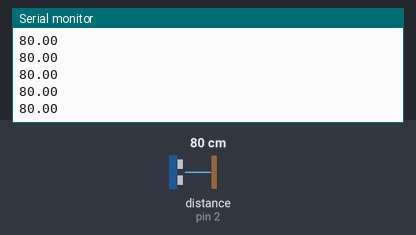
Bench run of a sketch on a simulated Arduino Uno, built with avr-gcc and run on an emulated ATmega328P. Parts: the last lines printed to the serial monitor. The inputs (shaded band) are chosen by the test bench; at power-on: distance to the obstacle (sensor on pin 2) 80 cm. The echo pulse lasts 58.3 µs per cm.

Above: at 1.2 s.
1.3 s: distance to the obstacle (sensor on pin 2) set to 2 cm
At 2.2 s:
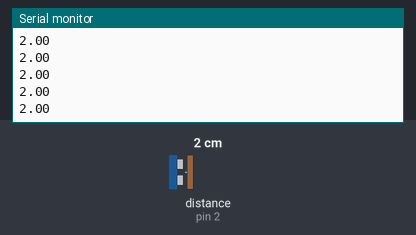
2.8 s: distance to the obstacle (sensor on pin 2) set to 4 cm
At 3.6 s:
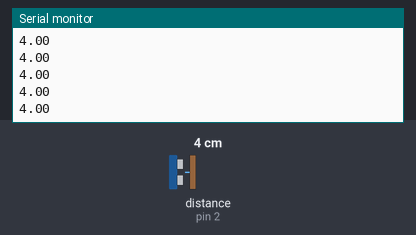
Timing chart, 0 to 5.8 s (numbered marks = the images above; inputs shaded):
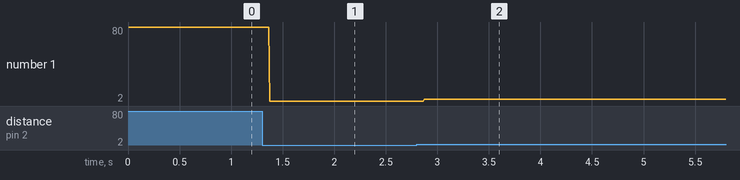

The sketch:

Test_Distance_Sensor.ino
```cpp
#include <HC_SR04.h>

#define ECHO_PIN 2
#define TRIG_PIN 10
#define ECHO_INT 0

HC_SR04 distance_sensor (TRIG_PIN, ECHO_PIN, ECHO_INT);
void setup() {
  // put your setup code here, to run once:
  Serial.begin(9600);

    distance_sensor.begin();
    distance_sensor.start();
}

void loop() {
  // put your main code here, to run repeatedly:
  if(distance_sensor.isFinished())
  {
    Serial.println(distance_sensor.getRange());
    distance_sensor.start();
  }
}
```

Measured:
- after the input at 1.3 s, the serial monitor: prints a new line after 0.07 s (image 1)
- after the input at 2.8 s, the serial monitor: prints a new line after 0.07 s (image 2)
- plotted number 1: 80 → 2 after the input at 1.3 s, 2 → 4 after the input at 2.8 s
